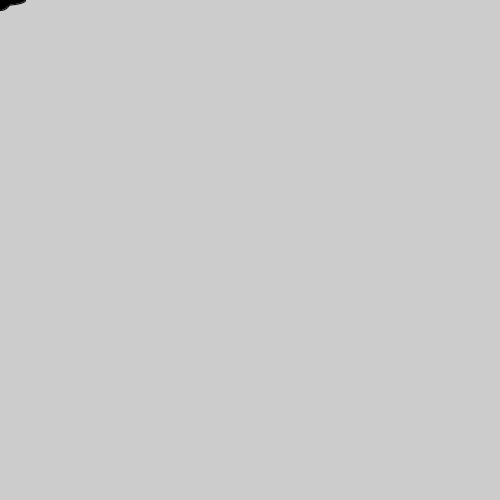
Frame 1 (no input)
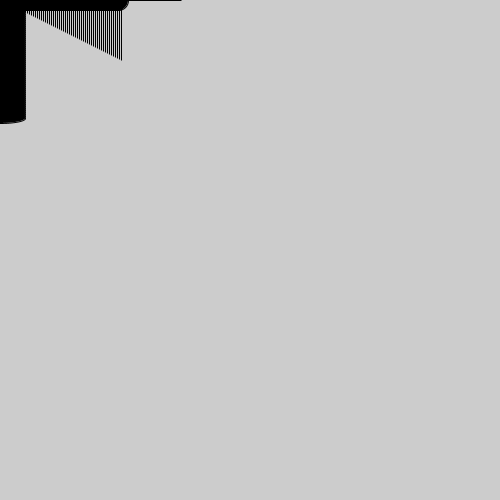
Frame 60 (the mouse pressed at the canvas centre just before this capture)
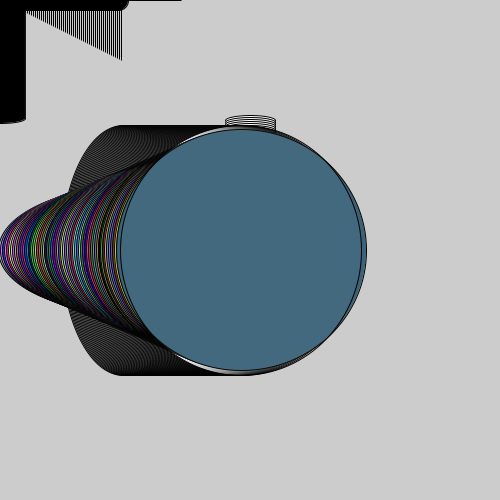
Frame 120 (the mouse held since frame 60 and released just before this capture)

The Processing sketch that drew these frames (run headless with seeded random() and noise(); from frame 60 on, the mouse is pressed at the canvas centre):

// Processing sketch: processing_91001
// ── processing_91001.pde

//Greg Conte
//Creative Computing
//feb 25
float circleX = 0;
float circleY = 0;
int circleSpeed=2;
void setup() {
  size(500, 500);
}

void draw() {
  fill(mouseX, mouseX, mouseY);
  ellipse(circleY, mouseY, 20, 20);
  circleY=circleY +circleSpeed;

  if (circleY > width) {
    circleSpeed= -6 ;
   
  }
 
 
  
 
    if (circleY< 0) {
      circleSpeed= 2;
    }
   fill (mouseX,mouseY,mouseY);
   ellipse(mouseX, circleX, 50, 10);
  circleX=circleX +circleSpeed;

  if (circleX > width) {
    circleSpeed= -2 ;
  }

    if (circleX< 0) {
      circleY= -2;
    }
    stroke(0);
   fill (random(0,255),random(0,255), random (0,255));
   ellipse(circleX+1,mouseX,mouseX,circleX+1);
   
     stroke(0);
   fill (255,255,255,10);
   ellipse(circleY+1,mouseY,circleY+1,mouseX);
   
  
}
